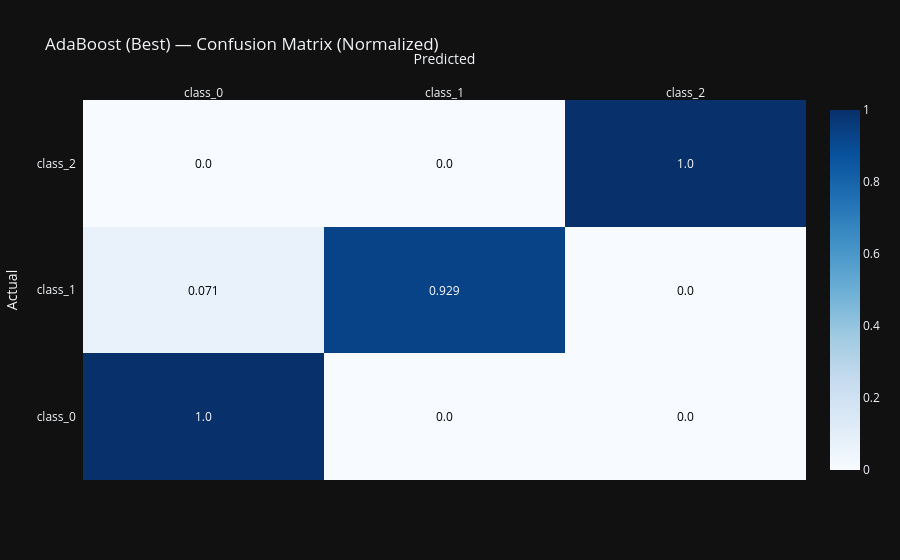

The code cell stored with this chart in its notebook:
### Markdown cell above
### 최적 조합으로 최종 모델 학습 & 평가
- 정규화 혼동행렬(클래스별 비율) + 분류 리포트로 착시 제거
- 교차검증과 비교해 일관성 확인

### Code cell
ada_best = AdaBoostClassifier(
    estimator=stump,
    n_estimators=best_n,
    learning_rate=best_lr,
    random_state=42
)
ada_best.fit(X_train, y_train)

y_pred = ada_best.predict(X_test)
test_acc = accuracy_score(y_test, y_pred)
print(f"[AdaBoost Best] Test Accuracy: {test_acc:.3f}")
print(classification_report(y_test, y_pred, target_names=target_names, digits=3))

cm_norm = confusion_matrix(y_test, y_pred, normalize="true")
fig = ff.create_annotated_heatmap(
    z=np.round(cm_norm, 3),
    x=list(target_names),
    y=list(target_names),
    colorscale="Blues",
    showscale=True
)
fig.update_layout(
    title="AdaBoost (Best) — Confusion Matrix (Normalized)",
    xaxis_title="Predicted",
    yaxis_title="Actual",
    template="plotly_dark"
)
fig.show()

### Figure 1 — Plotly figure (JSON) as saved in the notebook; plotly's stock layout.template omitted (floating-point values rounded to 4 significant figures)
{"data": [{"colorscale": [[0.0, "rgb(247,251,255)"], [0.125, "rgb(222,235,247)"], [0.25, "rgb(198,219,239)"], [0.375, "rgb(158,202,225)"], [0.5, "rgb(107,174,214)"], [0.625, "rgb(66,146,198)"], [0.75, "rgb(33,113,181)"], [0.875, "rgb(8,81,156)"], [1.0, "rgb(8,48,107)"]], "reversescale": false, "showscale": true, "x": ["class_0", "class_1", "class_2"], "y": ["class_0", "class_1", "class_2"], "z": [[1.0, 0.0, 0.0], [0.071, 0.929, 0.0], [0.0, 0.0, 1.0]], "type": "heatmap"}], "layout": {"annotations": [{"font": {"color": "#FFFFFF"}, "showarrow": false, "text": "1.0", "x": "class_0", "xref": "x", "y": "class_0", "yref": "y"}, {"font": {"color": "#000000"}, "showarrow": false, "text": "0.0", "x": "class_1", "xref": "x", "y": "class_0", "yref": "y"}, {"font": {"color": "#000000"}, "showarrow": false, "text": "0.0", "x": "class_2", "xref": "x", "y": "class_0", "yref": "y"}, {"font": {"color": "#000000"}, "showarrow": false, "text": "0.071", "x": "class_0", "xref": "x", "y": "class_1", "yref": "y"}, {"font": {"color": "#FFFFFF"}, "showarrow": false, "text": "0.929", "x": "class_1", "xref": "x", "y": "class_1", "yref": "y"}, {"font": {"color": "#000000"}, "showarrow": false, "text": "0.0", "x": "class_2", "xref": "x", "y": "class_1", "yref": "y"}, {"font": {"color": "#000000"}, "showarrow": false, "text": "0.0", "x": "class_0", "xref": "x", "y": "class_2", "yref": "y"}, {"font": {"color": "#000000"}, "showarrow": false, "text": "0.0", "x": "class_1", "xref": "x", "y": "class_2", "yref": "y"}, {"font": {"color": "#FFFFFF"}, "showarrow": false, "text": "1.0", "x": "class_2", "xref": "x", "y": "class_2", "yref": "y"}], "xaxis": {"dtick": 1, "gridcolor": "rgb(0, 0, 0)", "side": "top", "ticks": "", "title": {"text": "Predicted"}}, "yaxis": {"dtick": 1, "ticks": "", "ticksuffix": "  ", "title": {"text": "Actual"}}, "title": {"text": "AdaBoost (Best) — Confusion Matrix (Normalized)"}}}
